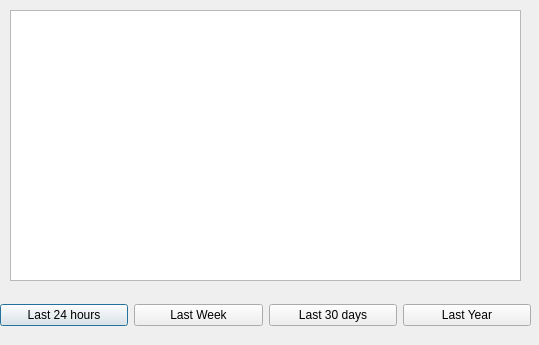
<?xml version="1.0" encoding="UTF-8"?>
<ui version="4.0">
 <class>QuotationsPopup</class>
 <widget class="QDialog" name="QuotationsPopup">
  <property name="geometry">
   <rect>
    <x>0</x>
    <y>0</y>
    <width>539</width>
    <height>345</height>
   </rect>
  </property>
  <property name="windowTitle">
   <string>Dialog</string>
  </property>
  <widget class="QListWidget" name="Quotationlist">
   <property name="geometry">
    <rect>
     <x>10</x>
     <y>10</y>
     <width>511</width>
     <height>271</height>
    </rect>
   </property>
  </widget>
  <widget class="QWidget" name="horizontalLayoutWidget">
   <property name="geometry">
    <rect>
     <x>0</x>
     <y>290</y>
     <width>531</width>
     <height>51</height>
    </rect>
   </property>
   <layout class="QHBoxLayout" name="horizontalLayout">
    <item>
     <widget class="QPushButton" name="day">
      <property name="text">
       <string>Last 24 hours</string>
      </property>
     </widget>
    </item>
    <item>
     <widget class="QPushButton" name="week">
      <property name="text">
       <string>Last Week</string>
      </property>
     </widget>
    </item>
    <item>
     <widget class="QPushButton" name="month">
      <property name="text">
       <string>Last 30 days</string>
      </property>
     </widget>
    </item>
    <item>
     <widget class="QPushButton" name="year">
      <property name="text">
       <string>Last Year</string>
      </property>
     </widget>
    </item>
   </layout>
  </widget>
 </widget>
 <resources/>
 <connections/>
</ui>
